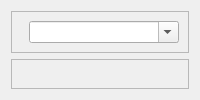
         <widget class="QWidget" name="page_chart">
          <layout class="QVBoxLayout" name="verticalLayout_24">
           <item alignment="Qt::AlignTop">
            <widget class="QFrame" name="frame_22">
             <property name="sizePolicy">
              <sizepolicy hsizetype="Expanding" vsizetype="MinimumExpanding">
               <horstretch>0</horstretch>
               <verstretch>0</verstretch>
              </sizepolicy>
             </property>
             <property name="frameShape">
              <enum>QFrame::StyledPanel</enum>
             </property>
             <property name="frameShadow">
              <enum>QFrame::Raised</enum>
             </property>
             <layout class="QVBoxLayout" name="verticalLayout_14">
              <item alignment="Qt::AlignRight">
               <widget class="QComboBox" name="ComboBox_Metric">
                <property name="sizePolicy">
                 <sizepolicy hsizetype="Fixed" vsizetype="MinimumExpanding">
                  <horstretch>0</horstretch>
                  <verstretch>0</verstretch>
                 </sizepolicy>
                </property>
                <property name="minimumSize">
                 <size>
                  <width>150</width>
                  <height>10</height>
                 </size>
                </property>
                <property name="layoutDirection">
                 <enum>Qt::LeftToRight</enum>
                </property>
                <property name="editable">
                 <bool>true</bool>
                </property>
                <property name="insertPolicy">
                 <enum>QComboBox::InsertAtBottom</enum>
                </property>
               </widget>
              </item>
             </layout>
            </widget>
           </item>
           <item>
            <widget class="QFrame" name="frame_23">
             <property name="sizePolicy">
              <sizepolicy hsizetype="Preferred" vsizetype="Expanding">
               <horstretch>0</horstretch>
               <verstretch>0</verstretch>
              </sizepolicy>
             </property>
             <property name="frameShape">
              <enum>QFrame::StyledPanel</enum>
             </property>
             <property name="frameShadow">
              <enum>QFrame::Raised</enum>
             </property>
             <layout class="QVBoxLayout" name="verticalLayout_23">
              <item>
               <widget class="QCustomPlot" name="StatsPlot" native="true">
                <property name="sizePolicy">
                 <sizepolicy hsizetype="Preferred" vsizetype="Expanding">
                  <horstretch>0</horstretch>
                  <verstretch>0</verstretch>
                 </sizepolicy>
                </property>
               </widget>
              </item>
             </layout>
            </widget>
           </item>
          </layout>
         </widget>
